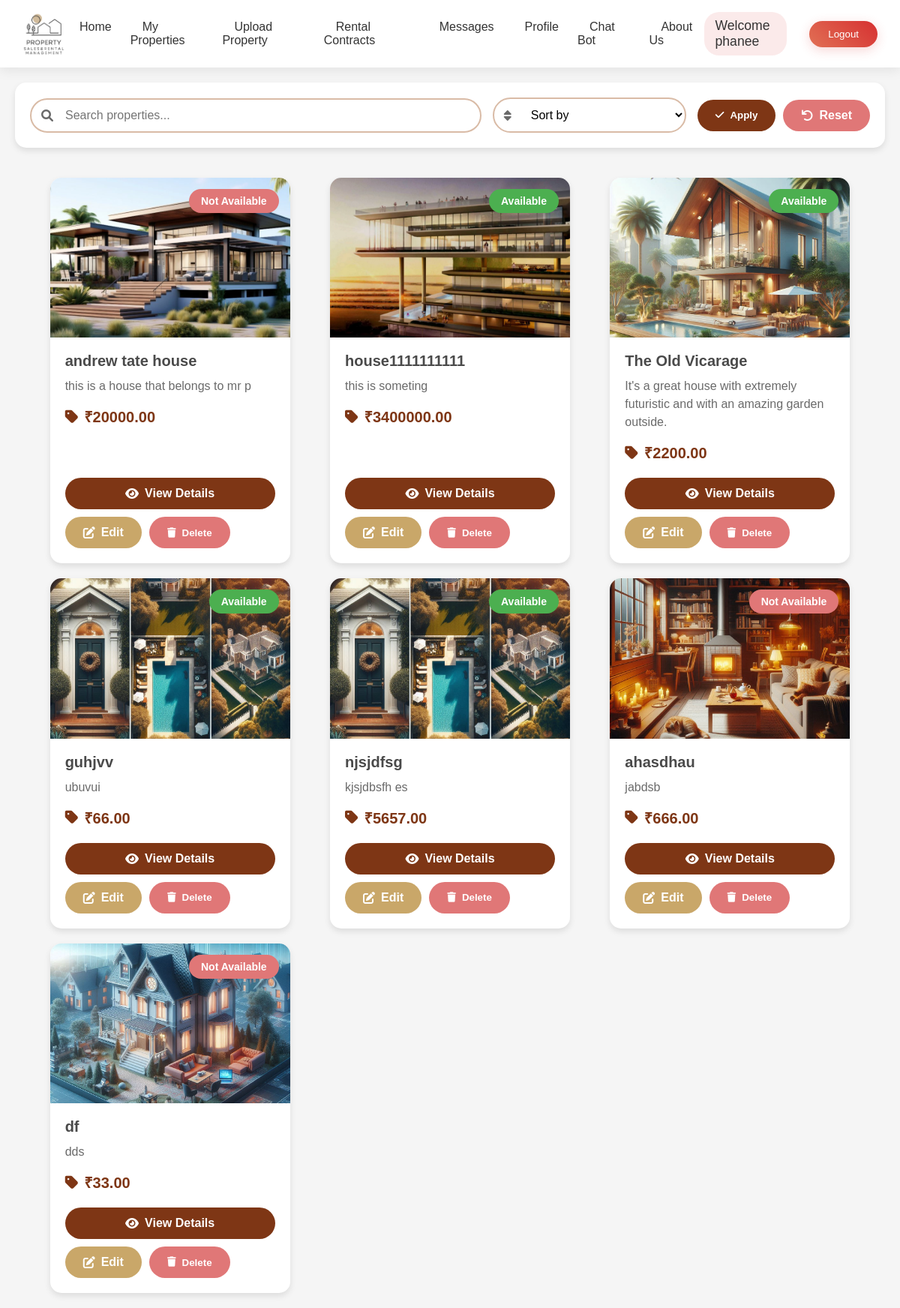
The page /ownerapp/property_list/ (signed in) on the database its author committed.
### ownerapp/models.py (models this page shows, shortened)
class Property(models.Model):
    PROPERTY_TYPE_CHOICES = [
        ('Rent', 'Rent'),
        ('Sale', 'Sale'),
    ]
    OCCUPANCY_CHOICES = [
        ('Available', 'Available'),
        ('Not Available', 'Not Available'),
    ]
    PARKING = [
        ('Available', 'Available'),
        ('Not Available', 'Not Available'),
    ]
    title = models.CharField(max_length=200)
    image = models.ImageField(upload_to='property_images/')
    image_2 = models.ImageField(upload_to='property_images/', blank=True, null=True)
    image_3 = models.ImageField(upload_to='property_images/', blank=True, null=True)
    overview = models.TextField(max_length=100)
    location = models.CharField(max_length=200)
    location_url = models.URLField(max_length=500, blank=True, null=True, help_text="OpenStreetMap URL for the property location")
    address = models.TextField(max_length=300, blank=True, null=True)
    property_type = models.CharField(max_length=10, choices=PROPERTY_TYPE_CHOICES, default='Rent')
    price = models.DecimalField(max_digits=10, decimal_places=2)
    description = models.TextField()
    size = models.PositiveIntegerField()
    bedrooms = models.PositiveIntegerField()
    bathrooms = models.PositiveIntegerField()
    parking = models.CharField(max_length=20,choices=PARKING,default='Available')
    year_built = models.PositiveIntegerField()
    flooring_type = models.CharField(max_length=100)
    owner_name = models.CharField(max_length=100, default='Owner Name')
    email = models.EmailField()
    phone = models.CharField(max_length=15)
    occupancy_status = models.CharField(max_length=20,choices=OCCUPANCY_CHOICES,default='Available')
    owner = models.ForeignKey(User, on_delete=models.CASCADE, related_name='properties', default=1)

### ownerapp/views.py (the view)
# urls.py: path('property_list/', views.property_list, name='property_list'),
@login_required
def property_list(request):
    search_query = request.GET.get('search', '')
    filter_option = request.GET.get('filter', '')
    user_type = None
    properties = Property.objects.none()  # Start with an empty queryset
    if request.user.username == 'admin' and authenticate(username='admin', password='admin'):
        user_type = 'admin'
        properties = Property.objects.all()  # Admin sees all properties
    elif OwnerUser.objects.filter(user=request.user).exists():
        user_type = 'owner'
        properties = Property.objects.filter(owner=request.user)  # Only show properties uploaded by the owner
    if search_query:
        properties = properties.filter(
            Q(title__icontains=search_query) |
            Q(location__icontains=search_query) |
            Q(description__icontains=search_query)
        )
    if filter_option:
        if filter_option == 'price_asc':
            properties = properties.order_by('price')  # Price low to high
        elif filter_option == 'price_desc':
            properties = properties.order_by('-price')  # Price high to low
    context = {
        'properties': properties,
        'user_type': user_type,  # Pass the user type to the template for navbar logic
    }
    return render(request, 'ownerApp/property_list.html', context)

### templates/ownerApp/property_list.html (shortened to what this page needs)
{% load static %}
<html lang="en">
<head>
    <link rel="stylesheet" href="https://cdnjs.cloudflare.com/ajax/libs/font-awesome/6.0.0/css/all.min.css">
    <link rel="stylesheet" href="{% static 'css/ownerApp/property_list.css' %}">
    <link rel="stylesheet" href="{% static 'css/adminApp/homepage.css' %}">
</head>
<body>
    {% if user_type == 'admin' %}
        {% include 'Navbar/adminNavBar.html' %}
    {% elif user_type == 'owner' %}
        {% include 'Navbar/ownerNavBar.html' %}
    {% elif user_type == 'tenant' %}
        {% include 'Navbar/tenentNavBar.html' %}
    {% endif %}
    <div class="search-filter-container">
        <form method="GET" action="{% url 'ownerapp:property_list' %}" class="search-form">
            <div class="search-input-group">
                <div class="search-wrapper">
                    <i class="fas fa-search search-icon"></i>
                    <input type="text" name="search"
                           placeholder="Search properties..."
                           value="{{ request.GET.search }}"
                           aria-label="Search properties">
                </div>
                <div class="filter-wrapper">
                    <i class="fas fa-sort filter-icon"></i>
                    <select name="filter" id="filter" aria-label="Sort properties">
                        <option value="">Sort by</option>
                    </select>
                </div>
                <div class="button-container">
                    <button type="submit" class="view-details">
                        <i class="fas fa-check"></i> Apply
                    </button>
                    <a href="{% url 'ownerapp:property_list' %}" class="reset-button">
                        <i class="fas fa-undo"></i> Reset
                    </a>
                </div>
            </div>
        </form>
    </div>
    <div class="property-list">
        {% for property in properties %}
        <div class="property-card">
            <div class="property-image-container">
                <img src="{{ property.image.url }}"
                     alt="{{ property.title }}"
                     class="property-image"
                     loading="lazy">
                <div class="property-status">
                    <span class="status-badge {% if property.occupancy_status == 'Available' %}available{% else %}occupied{% endif %}">
                        {{ property.occupancy_status }}
                    </span>
                </div>
            </div>
            <div class="property-details">
                <h3>{{ property.title }}</h3>
                <p class="property-description">
                    {{ property.overview|slice:":80" }}{% if property.overview|length > 80 %}...{% endif %}
                </p>
                <div class="property-info">
                    <p class="price"><i class="fas fa-tag"></i> <strong>₹{{ property.price }}</strong></p>
                </div>
                <div class="property-actions">
                    <a href="{% url 'ownerapp:property_detail' property.pk %}" class="view-details">
                        <i class="fas fa-eye"></i> View Details
                    </a>
                    {% if request.user == property.owner or user_type == 'admin' %}
                    <div class="admin-actions">
                        <a href="{% url 'ownerapp:edit_property' property.pk %}" class="view-details-edit">
                            <i class="fas fa-edit"></i> Edit
                        </a>
                        <button class="delete-button"
                                data-property-id="{{ property.pk }}"
                                data-url="{% url 'ownerapp:delete_property' property.pk %}">
                            <i class="fas fa-trash"></i> Delete
                        </button>
                    </div>
                    {% endif %}
                </div>
            </div>
        </div>
        {% empty %}
        <div class="no-properties">
            <i class="fas fa-home"></i>
            <p>No properties found.</p>
        </div>
        {% endfor %}
    </div>
</body>
</html>

### templates/Navbar/ownerNavBar.html (shortened to what this page needs)
{% load static %}
<header>
    <div class="logo">
        <a href="{% url 'ownerapp:ownerhomepage' %}">
            <img src="{% static 'images/logo.png' %}" alt="PS6 Logo">
        </a>
    </div>
    <nav>
        <ul>
            <li><a href="{% url 'ownerapp:ownerhomepage' %}">Home</a></li>
            <li><a href="{% url 'ownerapp:property_list'  %}">My Properties</a></li>
            <li><a href="{% url 'ownerapp:upload_property'  %}">Upload Property</a></li>
            <li><a href="{% url 'ownerapp:rental_contract' %}">Rental Contracts</a></li>
            <li><a href="{% url 'ownerapp:owner_messages' %}">Messages</a></li>
            <li><a href="{% url 'ownerapp:owner_profile' %}">Profile</a></li>
            <li><a href="{% url 'ownerapp:chatbot' %}">Chat Bot</a></li>
            <li><a href="{% url 'ownerapp:about_us' %}">About Us</a></li>
        </ul>
    </nav>
    <div class="auth-buttons">
        {% if user.is_authenticated %}
            <span class="welcome-message">Welcome {{ user.username }}</span>
            <form action="{% url 'adminapp:logout_view' %}" method="POST" style="display:inline;">
                <button type="submit" class="logout-btn">Logout</button>
            </form>
        {% else %}
            <a href="{% url 'ownerapp:login_or_register' %}" class="login-btn">Login/Register</a>
        {% endif %}
    </div>
</header>

### static/css/ownerApp/property_list.css (style rules this page uses)
:root { --primary-color: #C9A769; --secondary-color: #7e3615; --accent-color: #D2A854; --danger-color: #E07777; --success-color: #4CAF50; --background-color: #F3F3F3; --card-background: #FFFFFF; --text-primary: #4A4A4A; --text-secondary: #6A6A6A; --border-color: #D9BBA6; --shadow-sm: 0 4px 8px rgba(0, 0, 0, 0.1); --shadow-md: 0 8px 16px rgba(0, 0, 0, 0.15); --transition: all 0.3s ease; }
body { font-family: 'Arial', sans-serif; background-color: var(--background-color); color: var(--text-primary); margin: 0; padding: 0; min-height: 100vh; }
.search-filter-container { background-color: var(--card-background); padding: 20px; margin: 20px; border-radius: 15px; box-shadow: var(--shadow-sm); }
.search-input-group { display: flex; align-items: center; gap: 15px; flex-wrap: wrap; }
.search-wrapper { position: relative; flex: 7; }
.filter-wrapper { position: relative; flex: 3; }
.search-icon, .filter-icon { position: absolute; left: 15px; top: 50%; transform: translateY(-50%); color: var(--text-secondary); z-index: 1; }
input[type="text"], select { width: 100%; padding: 12px 20px 12px 45px; border: 2px solid var(--border-color); border-radius: 30px; font-size: 1rem; transition: var(--transition); background-color: white; }
.property-list { display: grid; grid-template-columns: repeat(5, 1fr); gap: 20px; padding: 20px; margin: 0 auto; max-width: 1800px; }
.property-card { background-color: white; border-radius: 15px; overflow: hidden; box-shadow: var(--shadow-sm); transition: var(--transition); display: flex; flex-direction: column; max-width: 320px; width: 100%; margin: 0 auto; }
.property-image-container { position: relative; width: 100%; padding-top: 66.67%; overflow: hidden; }
.property-image { position: absolute; top: 0; left: 0; width: 100%; height: 100%; object-fit: cover; transition: transform 0.3s ease; }
.status-badge { position: absolute; top: 15px; right: 15px; padding: 8px 16px; border-radius: 20px; font-size: 0.875rem; font-weight: 600; color: white; z-index: 1; }
.status-badge.available { background-color: var(--success-color); }
.status-badge.occupied { background-color: var(--danger-color); }
.property-details { padding: 20px; flex-grow: 1; display: flex; flex-direction: column; }
.property-details h3 { margin: 0 0 10px; color: var(--text-primary); font-size: 1.25rem; }
.property-description { color: var(--text-secondary); margin-bottom: 15px; line-height: 1.5; }
.property-info { margin-bottom: 20px; }
.price { font-size: 1.25rem; color: var(--secondary-color); display: flex; align-items: center; gap: 8px; }
.button-container { display: flex; gap: 10px; }
.view-details, .view-details-edit, .delete-button, .reset-button { display: inline-flex; align-items: center; justify-content: center; gap: 8px; padding: 12px 24px; border-radius: 30px; font-weight: 600; text-decoration: none; transition: var(--transition); border: none; cursor: pointer; }
.view-details { background-color: var(--secondary-color); color: white; }
.view-details-edit { background-color: var(--primary-color); color: white; }
.delete-button { background-color: var(--danger-color); color: white; }
.reset-button { background-color: var(--danger-color); color: white; }
.property-actions { margin-top: auto; display: flex; flex-direction: column; gap: 10px; }
.admin-actions { display: flex; gap: 10px; }
@media (max-width: 1800px) { .property-list { grid-template-columns: repeat(4, 1fr); max-width: 1440px; } }
@media (max-width: 1440px) { .property-list { grid-template-columns: repeat(3, 1fr); max-width: 1140px; } }

### rows shown on the page
Property: image (picture), occupancy_status "Not Available", title "andrew tate house", overview "this is a house that belongs to mr p", price "20000.00"
Property: image (picture), occupancy_status "Available", title "house1111111111", overview "this is someting", price "3400000.00"
Property: image (picture), occupancy_status "Available", title "The Old Vicarage", overview "It's a great house with extremely futuristic and with an amazing garden outside.", price "2200.00"
Property: image (picture), occupancy_status "Available", title "guhjvv", overview "ubuvui", price "66.00"
Property: image (picture), occupancy_status "Available", title "njsjdfsg", overview "kjsjdbsfh es", price "5657.00"
Property: image (picture), occupancy_status "Not Available", title "ahasdhau", overview "jabdsb", price "666.00"
Property: image (picture), occupancy_status "Not Available", title "df", overview "dds", price "33.00"

### other values the page prints
{{ user.username }} "phanee"
